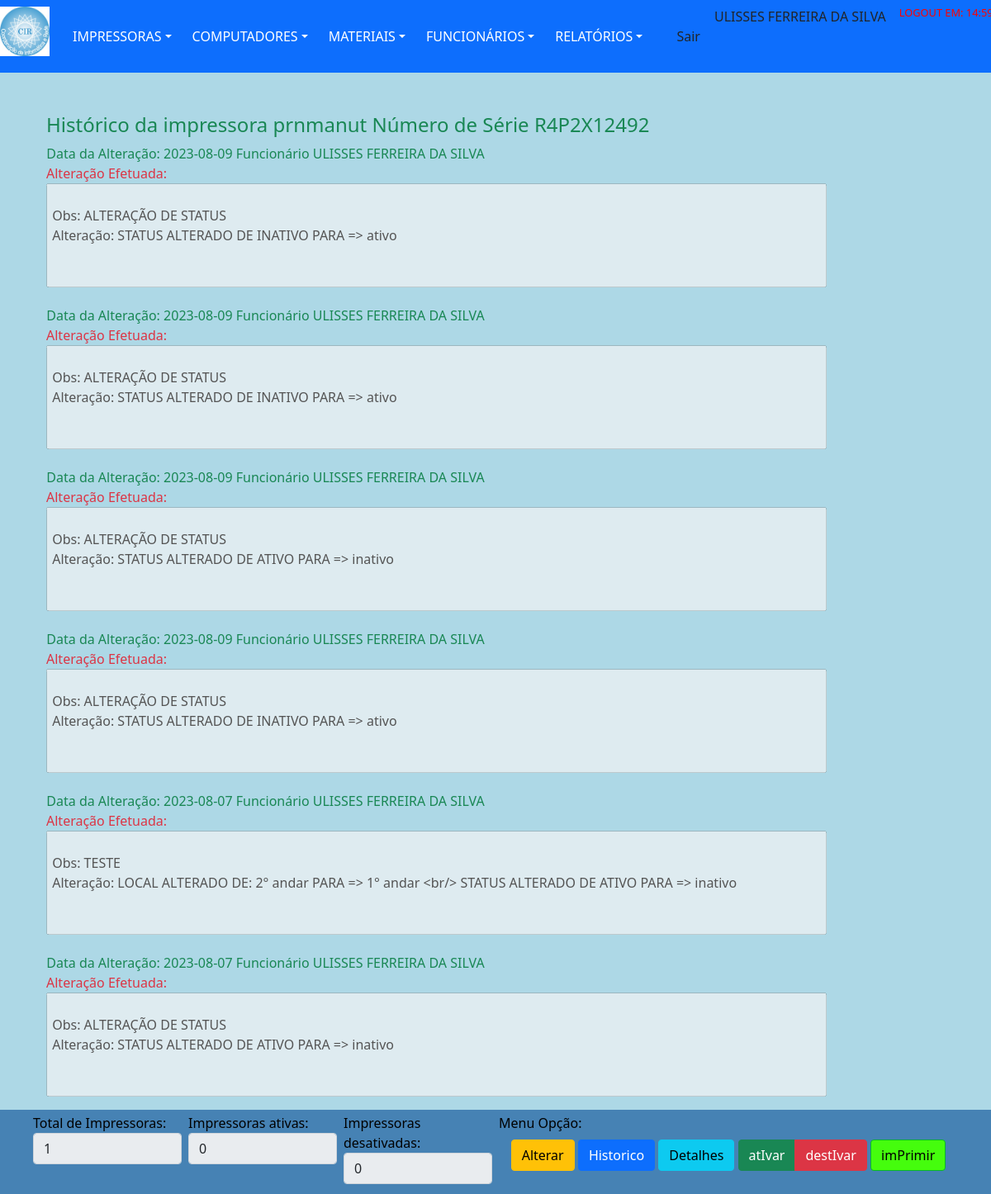
Page /views/historicoImp.php?action=1&id=1 (signed in) on the earlier database version.
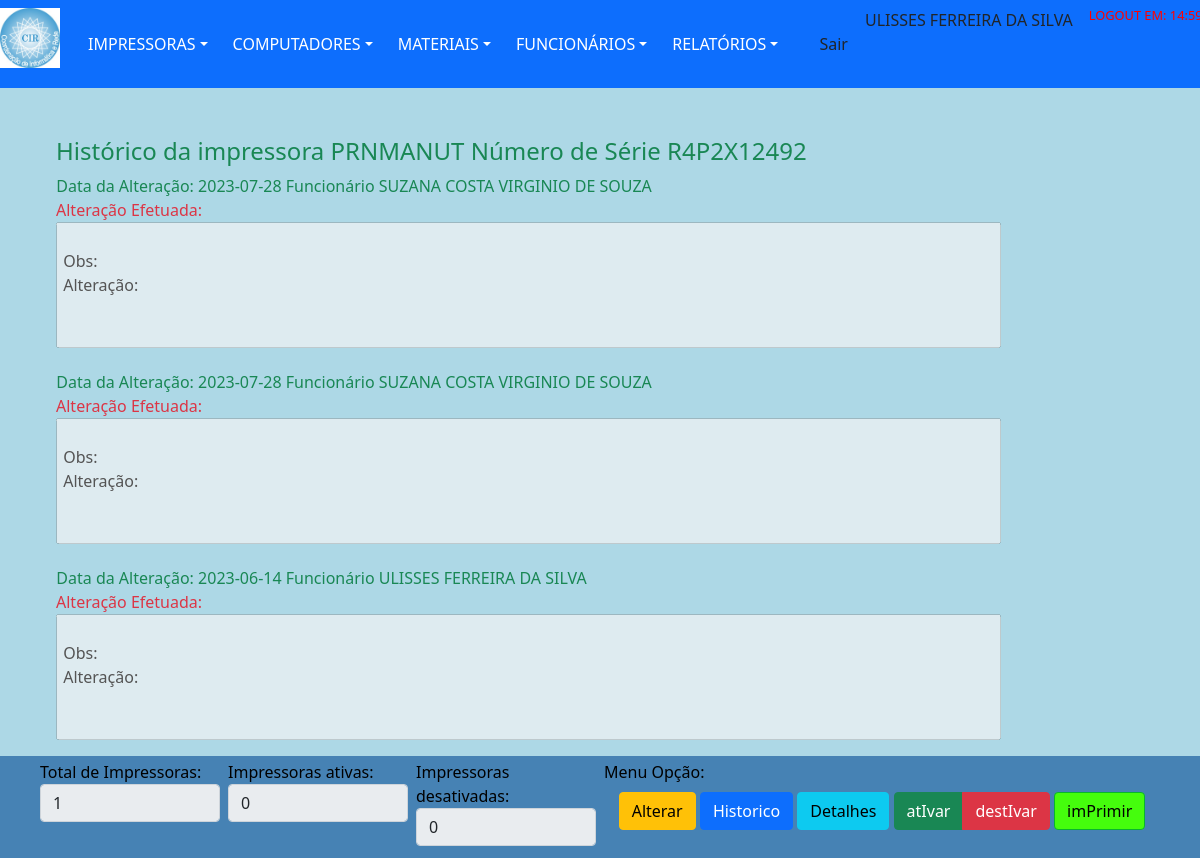
Same page on the later database version.
### tables this page shows
CREATE TABLE `impressoras` (
  `idImpressora` int(11) NOT NULL,
  `nomeImpressora` varchar(20) DEFAULT NULL,
  `numSerie` varchar(50) DEFAULT NULL,
  `ipImpressora` varchar(15) DEFAULT NULL,
  `macImpressora` varchar(20) DEFAULT NULL,
  `tipoToner` int(11) DEFAULT NULL,
  `statusImpressora` varchar(7) DEFAULT NULL,
  `conexaoImp` varchar(5) DEFAULT 'Rede',
  `modeloImpressora` int(11) DEFAULT NULL,
  `dataCadastro` date DEFAULT NULL,
  `respCadastro` varchar(30) DEFAULT NULL,
  `dataAltCadastro` date DEFAULT NULL,
  `respAltCadastro` varchar(30) DEFAULT NULL,
  `obsImpressora` varchar(255) DEFAULT NULL,
  `idFuncionario` int(11) DEFAULT NULL,
  `idSetor` int(11) DEFAULT NULL
);

CREATE TABLE `historico` (
  `idHistorico` int(11) NOT NULL,
  `nomeAlteracoes` varchar(255) DEFAULT NULL,
  `dataAltera` date DEFAULT NULL,
  `respAlteracoes` varchar(30) DEFAULT NULL,
  `idComputador` int(11) DEFAULT NULL,
  `idImpressora` int(11) DEFAULT NULL,
  `idFuncionario` int(11) DEFAULT NULL
);

### dao/DAO-controleCir.php (called while the page is built, shortened)
<?php
	class ControleCirDAO
		{
            public function ListarOpcao3($nomeTabela, $tipoOpcao, $valorOpcao)
                {
                    $conn = Database::connect();
                    $conn->exec('SET CHARACTER SET utf8');
                    $sql = "SELECT * FROM $nomeTabela WHERE $tipoOpcao LIKE '$valorOpcao'  ORDER BY dataAltera DESC";
                    try
                        {
                            $listar = $conn->query($sql);
                            $buscar = $listar->fetchAll(PDO::FETCH_OBJ);
                            $numRows = $listar->rowCount();
                        }
                    catch (PDOException $exc)
                        {
                            $buscar = $exc->getTraceAsString();
                        }
                    return $buscar;
                }
            public function Verificar($nomeTabela, $opcao1, $valor1)
                {
                    $conn = Database::connect();
                    $conn->exec('SET CHARACTER SET utf8');
                    $sql = "SELECT * FROM $nomeTabela WHERE $opcao1 = '$valor1' ";
                    try
                        {
                            $listar = $conn->query($sql);
                            $buscar = $listar->fetchAll(PDO::FETCH_OBJ);
                            $numRows = $listar->rowCount();
                        }
                    catch (PDOException $exc)
                        {
                            $buscar = $exc->getTraceAsString();
                        }
                    return $buscar;
                }
        }
?>

### controllers/impressoraBuscar.php (called while the page is built, shortened)
<?php
	include "../dao/DAO-controleCir.php";
    $idImpressora =  $_GET['id'];
    $nomeTabela = "impressoras";
    $opcao1 = "idImpressora";
    $valor1 = $idImpressora;
	$impAltDAO = new ControleCirDAO();
	foreach($impAltDAO->Verificar($nomeTabela, $opcao1, $valor1) as $imp)
		{
			$nomeImpressora = $imp->nomeImpressora;
			$numSerie = $imp->numSerie;
		}
?>

### funcao/funcao.php (called while the page is built, shortened)
<?php
	function lerArquivo($historico)
		{
			if (file_exists($historico))
				{
					$fp = fopen($historico,"r+");
					$texto = fread($fp, filesize($historico));
				}
			 else
			 	{
					$texto = null;
				}
			return trim($texto, '\n');
		}
?>

### views/historicoImp.php (the view, shortened to what the changed rows need)
<?php
	include "../template/menuPrincipal.php";
	include "../funcao/funcao.php";
   	include "../controllers/impressoraBuscar.php";
?>
			<nav class="fixed  navbar navbar-dark">
				<div class="line col-md-12 p-5 position-absolute top-50 bottom-150 end-150">
                    <div class="col-md-12 py-5 px-2">
                        <h4 class="text-success"><?php echo "Histórico da impressora " . $nomeImpressora . " Número de Série " . $numSerie; ?></h4>
                        <?php
                            $nomeTabela = "historico";
							$tipoOpcao = "idImpressora";
							require_once '../dao/DAO-controleCir.php';
							$impAltDAO = new ControleCirDAO();
							foreach($impAltDAO->ListarOpcao3($nomeTabela, $tipoOpcao, $idImpressora) as $hist)
								{
                                    ?>
                                    <div class="row">
                                        <div class="col px-md-1  col-md-12">
                                            <label class="text-success" for="inputSuccess" class="control-label">&nbsp; <?php echo "Data da Alteração: " . $hist->dataAltera . " Funcionário " . $hist->respAlteracoes; ?></label>
                                        </div>
                                        <div class='area-texto'>
                                            <label class="text-danger" for="inputSuccess" class="control-label">Alteração Efetuada:</label>
                                            <div>
												<p>
													<textarea rows="5" cols="100" maxlength="2500" disabled>
														<?php
															$historico = $hist->nomeAlteracoes;
															$historico = lerArquivo($historico);
															echo "\n Obs: " . $result = strstr($historico, " - ", true);
															echo "\n Alteração: " . $result = str_replace(" - ","",strstr($historico, " - ", false));
														?>
													</textarea>
												</p>
                                            </div>
                                        </div>
                                    </div>
								    <?php
							    }
                        ?>
                    </div>
				</div>
			</nav>
	    <div class="fixed-bottom p-1 px-md-5 col-md-12 bg-ufs text-black1">
			<div class="row">
				<div class="col px-md-1 col-md-6">
					<table class="table table-borderless">
						<thead>
							<tr>
								<th>
									<div class="btn-group pull-left" >
										<a class="btn btn-small btn-warning table-edit">Alterar<i class="icon-edit"></i></a>
									</div>
									<div class="btn-group pull-left">
										<a class="btn btn-primary">Historico<i class="icon-remove"></i></a>
									</div>
									<div class="btn-group pull-left">
										<a class="btn btn-info">Detalhes<i class="icon-remove"></i></a>
									</div>
									<div class="btn-group pull-left">
										<a class="btn btn-small btn-success">atIvar<i class="icon-remove"></i></a>
										<a class="btn btn-small btn-danger">destIvar<i class="icon-remove"></i></a>
									</div>
									<div class="btn-group pull-left">
										<a class="btn btn-small btn-ufs">imPrimir<i class="icon-remove"></i></a>
									</div>
								</th>
							</tr>
						</thead>
					</table>
				</div>
			</div>
		</div>
	</body>
</html>

Differences in the rows shown:
removed historico: dataAltera "2023-08-09", respAlteracoes "ULISSES FERREIRA DA SILVA", nomeAlteracoes "Obs: ALTERAÇÃO DE STATUS Alteração: STATUS ALTERADO DE INATIVO PARA => ativo"
removed historico: dataAltera "2023-08-09", respAlteracoes "ULISSES FERREIRA DA SILVA", nomeAlteracoes "Obs: ALTERAÇÃO DE STATUS Alteração: STATUS ALTERADO DE INATIVO PARA => ativo"
no longer on this page (row edited): historico: dataAltera "2023-08-09", respAlteracoes "ULISSES FERREIRA DA SILVA", nomeAlteracoes "Obs: ALTERAÇÃO DE STATUS Alteração: STATUS ALTERADO DE ATIVO PARA => inativo"
no longer on this page (row edited): historico: dataAltera "2023-08-09", respAlteracoes "ULISSES FERREIRA DA SILVA", nomeAlteracoes "Obs: ALTERAÇÃO DE STATUS Alteração: STATUS ALTERADO DE INATIVO PARA => ativo"
no longer on this page (row edited): historico: dataAltera "2023-08-07", respAlteracoes "ULISSES FERREIRA DA SILVA", nomeAlteracoes "Obs: ALTERAÇÃO DE STATUS Alteração: STATUS ALTERADO DE ATIVO PARA => inativo"
changed impressoras: nomeImpressora "prnmanut" → "PRNMANUT"
added historico: dataAltera "2023-07-28", respAlteracoes "SUZANA COSTA VIRGINIO DE SOUZA", nomeAlteracoes "Obs: Alteração:"
added historico: dataAltera "2023-07-28", respAlteracoes "SUZANA COSTA VIRGINIO DE SOUZA", nomeAlteracoes "Obs: Alteração:"
changed historico "ULISSES FERREIRA DA SILVA": dataAltera "2023-08-07" → "2023-06-14"; nomeAlteracoes "Obs: TESTE Alteração: LOCAL ALTERADO DE: 2° andar PARA => 1° andar <br/> STATUS ALTERADO DE ATIVO PARA => inativo" → "Obs: Alteração:"
